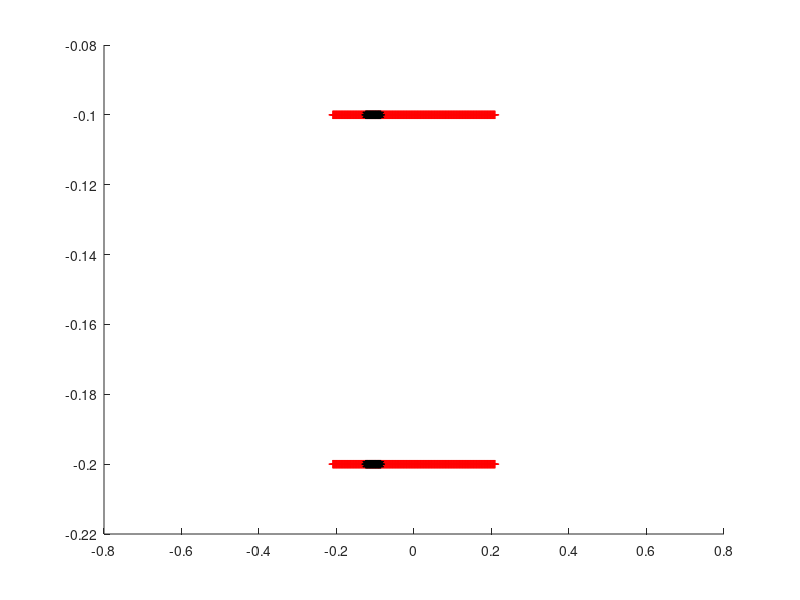

MATLAB code to generate this figure:
L = 1;                              % length of computational domain (m)
N = 512;                            % number of Cartesian grid meshwidths at the finest level of the AMR grid
dx = L/N;                           % Cartesian mesh width (m)
ds = L/(2*N);                       % space between boundary points in straight tube

%%%%%%%%%%%%%%%%%%%%%%%%%%%%%%%%%%%%%%%%%%%%%%%%%%%
%%%%%%%%%%%%%%%%%%%%%%%%%%%%%%%%%%%%%%%%%%%%%%%%%%%
%Parameters for the racetrack

Let = 0.4;                          % Length of elastic tube (m)
Nend = 10;                          % Number of rigid points on each end of elastic section
Lt = Let+2*Nend*ds;                 % Length of straight section with three rigid points on each end
Llong = 0.10;                        % Lenght of long end of the tube

diameter = 0.1;                     % diameter of the tube
R2 = 0.1;                           % radius of inner wall
R1 = R2+diameter;                   % radius of outer wall

Nstraight = 2*ceil(Lt/ds);          % number of points along each straight section
%Ncurve = 2*ceil(pi*R1/ds);          % number of points along each curved section
Nrace = 4*ceil(Llong/ds);         % number of points making up the racetrack part
%Nrace = Nstraight+2*Ncurve;         % number of points making up the racetrack part
theta = 0.15;
%dtheta = pi/(Ncurve/2);             % angle increment for drawing curved edges

mesh_name = 'heart_';               % structure name

centery = 0;                        % y-position of center of curved sections
centerx1 = -0.5*Lt;                 % x-position of center of left curved section
centerx2 = 0.5*Lt;                  % x-position of center of right curved section

%%%%%%%%%%%%%%%%%%%%%%%%%%%%%%%%%%%%%%%%%%%%%%%%%%%%%%%%%%
%%%%%%%%%%%%%%%%%%%%%%%%%%%%%%%%%%%%%%%%%%%%%%%%%%%%%%%%%
% Parameters for the pericardium
Dp = 2*diameter;                    %diameter of the pericardium
Nperi = 2*ceil((Dp-diameter)/ds);  % number of boundary points along the sides of the pericardium
Nperitot = Nperi + Nstraight;       % total number of pericardium points

%%%%%%%%%%%%%%%%%%%%%%%%%%%%%%%%%%%%%%%%%%%%%%%%%%%%%%%%%%
%%%%%%%%%%%%%%%%%%%%%%%%%%%%%%%%%%%%%%%%%%%%%%%%%%%%%%%%%
% Parameters for the actuator
La = 0.04;                          % length of the actuator section
NLa = ceil(La/ds);                  % number of points along each actuator
Ca = 0.25*Lt;                       % center of the actuator section
NCa = ceil(ceil(Nstraight/2)*Ca/Lt); % index of the center point
Na1 = NCa - ceil(NLa/2);            % index of the starting point with respect to the elastic section
Na2 = Na1+NLa-1;                    % index of the ending point with respect to the elastic section

%%%%%%%%%%%%%%%%%%%%%%%%%%%%%%%%%%%%%%%%%%%
%%%%%%%%%%%%%%%%%%%%%%%%%%%%%%%%%%%%%%%%%%%
% material parameters
kappa_spring = 2.0e0;               % spring constant (Newton)
kappa_beam = 5.0e-1;                 % beam stiffness constant (Newton m^2)
kappa_target = kappa_spring;        % target point penalty spring constant (Newton)


%%%%%%%%%%%%%
% Plotting things 

figure(1)
hold on

%%%%%%%%%%%%%%%%%%%%%%%%%%%%%%%%%%%%%%%%%%%%%%%%%%%%%%%%%%%%%%%%%%%%%%%%%%%%%%%%
%%%%%%%%%%%%%%%%%%%%%%%%%%%%%%
% Make the elastic section of the tube
% Write out the vertex information

vertex_fid = fopen([mesh_name 'tube_' num2str(N) '.vertex'], 'w');
fprintf(vertex_fid, '%d\n', Nstraight);

%top part
for i=1:ceil(Nstraight/2),
    ytop = centery-R2;
    xtop = -Lt/2+(i-1)*ds;
    plot(xtop,ytop,'r-+')
    fprintf(vertex_fid, '%1.16e %1.16e\n', xtop, ytop);
end

%bottom part
for i=ceil(Nstraight/2)+1:Nstraight,
    ybot = centery-R1;
    xbot = -Lt/2+(i-ceil(Nstraight/2)-1)*ds;
    plot(xbot,ybot,'r-+')
    fprintf(vertex_fid, '%1.16e %1.16e\n', xbot, ybot);
end
fclose(vertex_fid);

%%%%%%%%%%%%%%%%%%%%%%%%%%%%%%%%%%%%%%%%%%%%%%%%%%%%%%%%%%%%%%%%%%%%%%%%%%%%%%%%
%%%%%%%%%%%%%%%%%%%%%%%%%%%%%%
% actuator part
% Write out the vertex information

%top part
vertex_fid = fopen(['actuator_top_' num2str(N) '.vertex'], 'w');
fprintf(vertex_fid, '%d\n', NLa);

for i=Na1:Na2,
    ytop = centery-R2;
    xtop = -Lt/2+i*ds;
    plot(xtop,ytop,'k*')
    fprintf(vertex_fid, '%1.16e %1.16e\n', xtop, ytop);
end
fclose(vertex_fid);

%bottom part
vertex_fid = fopen(['actuator_bot_' num2str(N) '.vertex'], 'w');
fprintf(vertex_fid, '%d\n', NLa);

for i=Na1:Na2,
    ybot = centery-R1;
    xbot = -Lt/2+i*ds;
    plot(xbot,ybot,'k*')
    fprintf(vertex_fid, '%1.16e %1.16e\n', xbot, ybot);
end
fclose(vertex_fid);

%%%%%%%%%%%%%%%%%%%%%%%%%%%%%%%%%%%%%%%%%%%%%%%%%%%%%%%%%%%%%%%%%%%%%%%%%%%%%%%%
%%%%%%%%%%%%%%%%%%%%%%%%%%%%%%
% NO race track part
% Write out the vertex information

vertex_fid = fopen([mesh_name 'norace_' num2str(N) '.vertex'], 'w');
fprintf(vertex_fid, '%d\n', Nrace);

%right part of straight section
for i=1:ceil(Nrace/4),
    ytop = centery-R2;
    xtop = Lt/2+i*ds;
    plot(xtop,ytop,'b-')
    fprintf(vertex_fid, '%1.16e %1.16e\n', xtop, ytop);
end

for i=1:ceil(Nrace/4),
    ybot = centery-R1;
    xbot = Lt/2+i*ds;
    plot(xbot,ybot,'b-')
    fprintf(vertex_fid, '%1.16e %1.16e\n', xbot, ybot);
end

%right part of branched section

for i=1:ceil(Nrace/4),
    ytop = centery-R2+i*ds*sin(theta);
    xtop = Lt/2+Llong+i*ds;
    plot(xtop,ytop,'b-')
    fprintf(vertex_fid, '%1.16e %1.16e\n', xtop, ytop);
end

for i=1:ceil(Nrace/4),
    ybot = centery-R1-i*ds*sin(theta);
    xbot = Lt/2+Llong+i*ds;
    plot(xbot,ybot,'b-')
    fprintf(vertex_fid, '%1.16e %1.16e\n', xbot, ybot);
end

%left part of straight section
for i=1:ceil(Nrace/4),
    ytop = centery-R2;
    xtop = -Lt/2-i*ds;
    plot(xtop,ytop,'b-')
    fprintf(vertex_fid, '%1.16e %1.16e\n', xtop, ytop);
end

for i=1:ceil(Nrace/4),
    ybot = centery-R1;
    xbot = -Lt/2-Llong-i*ds;
    plot(xbot,ybot,'b-')
    fprintf(vertex_fid, '%1.16e %1.16e\n', xbot, ybot);
end

%left part of branched section
for i=1:ceil(Nrace/4),
    ytop = centery-R2+i*ds*sin(theta);
    xtop = -Lt/2-Llong-i*ds;
    plot(xtop,ytop,'b-')
    fprintf(vertex_fid, '%1.16e %1.16e\n', xtop, ytop);
end

for i=1:ceil(Nrace/4),
    ybot = centery-R1;
    xbot = -Lt/2-i*ds;
    plot(xbot,ybot,'b-')
    fprintf(vertex_fid, '%1.16e %1.16e\n', xbot, ybot);
end

fclose(vertex_fid);

%%%%%%%%%%%%%%%%%%%%%%%%%%%%%%%%%%%%%%%%%%%%%%%%%%%%%%%%%%%%%%%%%%%%%%%%%%%%%%%%
%%%%%%%%%%%%%%%%%%%%%%%%%%%%%%%%%%%%%%%%%%%%%%%%%%%%%%%%%%%%%%%%%%%%%%%%
% Pericardium
% Write out the vertex information
% 
% vertex_fid = fopen([mesh_name 'peri_' num2str(N) '.vertex'], 'w');
% fprintf(vertex_fid, '%d\n', Nperitot);
% 
% % make the top and bottom of the pericardium
% for i=1:ceil(Nstraight/2),
%     ytop = centery-(R2-(Dp-diameter)/2);
%     xtop = -Lt/2+(i-1)*ds;
%     fprintf(vertex_fid, '%1.16e %1.16e\n', xtop, ytop);
% end
% 
% for i=ceil(Nstraight/2)+1:Nstraight,
%     ybot = centery-R1-(Dp-diameter)/2;
%     xbot = -Lt/2+(i-ceil(Nstraight/2)-1)*ds;
%     fprintf(vertex_fid, '%1.16e %1.16e\n', xbot, ybot);
% end
% 
% % make the four side pieces
% for i=Nstraight+1:Nstraight+ceil(Nperi/4),
%     y = centery-(R1+(Dp-diameter)/2)+(i-Nstraight-1)*ds;
%     x = -Lt/2;
%     fprintf(vertex_fid, '%1.16e %1.16e\n', x, y);
% end
% 
% for i=Nstraight+ceil(Nperi/4)+1:Nstraight+ceil(Nperi/2),
%     y = centery-R2+(i-Nstraight-ceil(Nperi/4)-1)*ds;
%     x = -Lt/2;
%     fprintf(vertex_fid, '%1.16e %1.16e\n', x, y);
% end
% 
% for i=Nstraight+ceil(Nperi/2)+1:Nstraight+ceil(3*Nperi/4),
%     y = centery-(R1+(Dp-diameter)/2)+(i-Nstraight-ceil(Nperi/2)-1)*ds;
%     x = Lt/2;
%     fprintf(vertex_fid, '%1.16e %1.16e\n', x, y);
% end
% 
% for i=Nstraight+ceil(3*Nperi/4)+1:Nperitot,
%     y = centery-R2+(i-Nstraight-ceil(3*Nperi/4)-1)*ds;
%     x = Lt/2;
%     fprintf(vertex_fid, '%1.16e %1.16e\n', x, y);
% end
% fclose(vertex_fid);


hold off

%%%%%%%%%%%%%%%%%%%%%%%%%%%%%%%%%%%%%%%%%%%%%%%%%%%%%%%%%%%%%%%%%%%%%%%%%%%%%%%%
%%%%%%%%%%%%%%%%%%%%%%%%%%%%%%%%%%%%%%%%%%%%%%%%%%%%%%%%%%%%%%%%%%%%%%%%%%%%%%%%
% Write out the spring information for the elastic section

spring_fid = fopen([mesh_name 'tube_' num2str(N) '.spring'], 'w');
fprintf(spring_fid, '%d\n', Nstraight-2);

%elastic part of tube
for i = 0:ceil(Nstraight/2)-2,
    fprintf(spring_fid, '%d %d %1.16e %1.16e\n', i, i+1, kappa_spring*ds/(ds^2), ds);
end

for i = ceil(Nstraight/2):Nstraight-2,
    fprintf(spring_fid, '%d %d %1.16e %1.16e\n', i, i+1, kappa_spring*ds/(ds^2), ds);
end

fclose(spring_fid);
%
% %%%%%%%%%%%%%%%%%%%%%%%%%%%%%%%%%%%%%%%%%%%%%%%%%%%%%%%%%%%%%%%%%%%%%%%%%%%%%%%%
% %%%%%%%%%%%%%%%%%%%%%%%%%%%%%%%%%%%%%%%%%%%%%%%%%%%%%%%%%%%%%%%%%%%%%%%%%%%%%%%%

% % Write out the beam information for the elastic section

beam_fid = fopen([mesh_name 'tube_' num2str(N) '.beam'], 'w');
fprintf(beam_fid, '%d\n', Nstraight-4);

%elastic part of tube
for i = 0:ceil(Nstraight/2)-3,
    fprintf(beam_fid, '%d %d %d %1.16e\n', i, i+1, i+2, kappa_beam*ds/(ds^4));
end

for i = ceil(Nstraight/2):Nstraight-3,
    fprintf(beam_fid, '%d %d %d %1.16e\n', i, i+1, i+2, kappa_beam*ds/(ds^4));
end
fclose(beam_fid);

%%%%%%%%%%%%%%%%%%%%%%%%%%%%%%%%%%%%%%%%%%%%%%%%%%%%%%%%%%%%%%%%%%%%%%%%%%%%%%%%
%%%%%%%%%%%%%%%%%%%%%%%%%%%%%%%%%%%%%%%%%%%%%%%%%%%%%%%%%%%%%%%%%%%%%%%%%%%%%%%%

% Write out the target point information for the ends of the elastic tube
target_fid = fopen([mesh_name 'tube_' num2str(N) '.target'], 'w');

fprintf(target_fid, '%d\n', 4*Nend);

for i = 0:Nend-1,
    fprintf(target_fid, '%d %1.16e\n', i, kappa_target*ds/(ds^2));
end

for i = ceil(Nstraight/2)-Nend:ceil(Nstraight/2)-1,
    fprintf(target_fid, '%d %1.16e\n', i, kappa_target*ds/(ds^2));
end

for i = ceil(Nstraight/2):ceil(Nstraight/2)+Nend-1,
    fprintf(target_fid, '%d %1.16e\n', i, kappa_target*ds/(ds^2));
end

for i = Nstraight-Nend:Nstraight-1,
    fprintf(target_fid, '%d %1.16e\n', i, kappa_target*ds/(ds^2));
end

fclose(target_fid);

%%%%%%%%%%%%%%%%%%%%%%%%%%%%%%%%%%%%%%%%%%%%%%%%%%%%%%%%%%%%%%%%%%%%%%%%%%%%%%%%
% Write out the target point information for the actuator

%top actuator
target_fid = fopen(['actuator_top_' num2str(N) '.target'], 'w');
fprintf(target_fid, '%d\n', NLa);

for i = 0:NLa-1,
    fprintf(target_fid, '%d %1.16e\n', i, kappa_target*ds/(ds^2));
end

fclose(target_fid);

%bottom actuator
target_fid = fopen(['actuator_bot_' num2str(N) '.target'], 'w');
fprintf(target_fid, '%d\n', NLa);

for i = 0:NLa-1,
    fprintf(target_fid, '%d %1.16e\n', i, kappa_target*ds/(ds^2));
end

fclose(target_fid);

%%%%%%%%%%%%%%%%%%%%%%%%%%%%%%%%%%%%%%%%%%%%%%%%%%%%%%%%%%%%%%%%%%%%%%%%%%%%%%%%
% Write out the target point information for the racetrack
target_fid = fopen([mesh_name 'norace_' num2str(N) '.target'], 'w');

fprintf(target_fid, '%d\n', Nrace);

for i = 0:Nrace-1,
    fprintf(target_fid, '%d %1.16e\n', i, kappa_target*ds/(ds^2));
end

fclose(target_fid);

%%%%%%%%%%%%%%%%%%%%%%%%%%%%%%%%%%%%%%%%%%%%%%%%%%%%%%%%%%%%%%%%%%%%%%%%%%%%%%%%
% Write out the target point information for the pericardium
% target_fid = fopen([mesh_name 'peri_' num2str(N) '.target'], 'w');
% 
% fprintf(target_fid, '%d\n', Nperitot);
% 
% for i = 0:Nperitot-1,
%     fprintf(target_fid, '%d %1.16e\n', i, kappa_target*ds/(ds^2));
% end
% 
% fclose(target_fid);

%%%%%%%%%%%%%%%%%%%%%%%%%%%%%%%%%%%%%%%%%%%%%%%%%%%%%%%%%%%%%%%%%%%%%%%%%%%%%%%%
